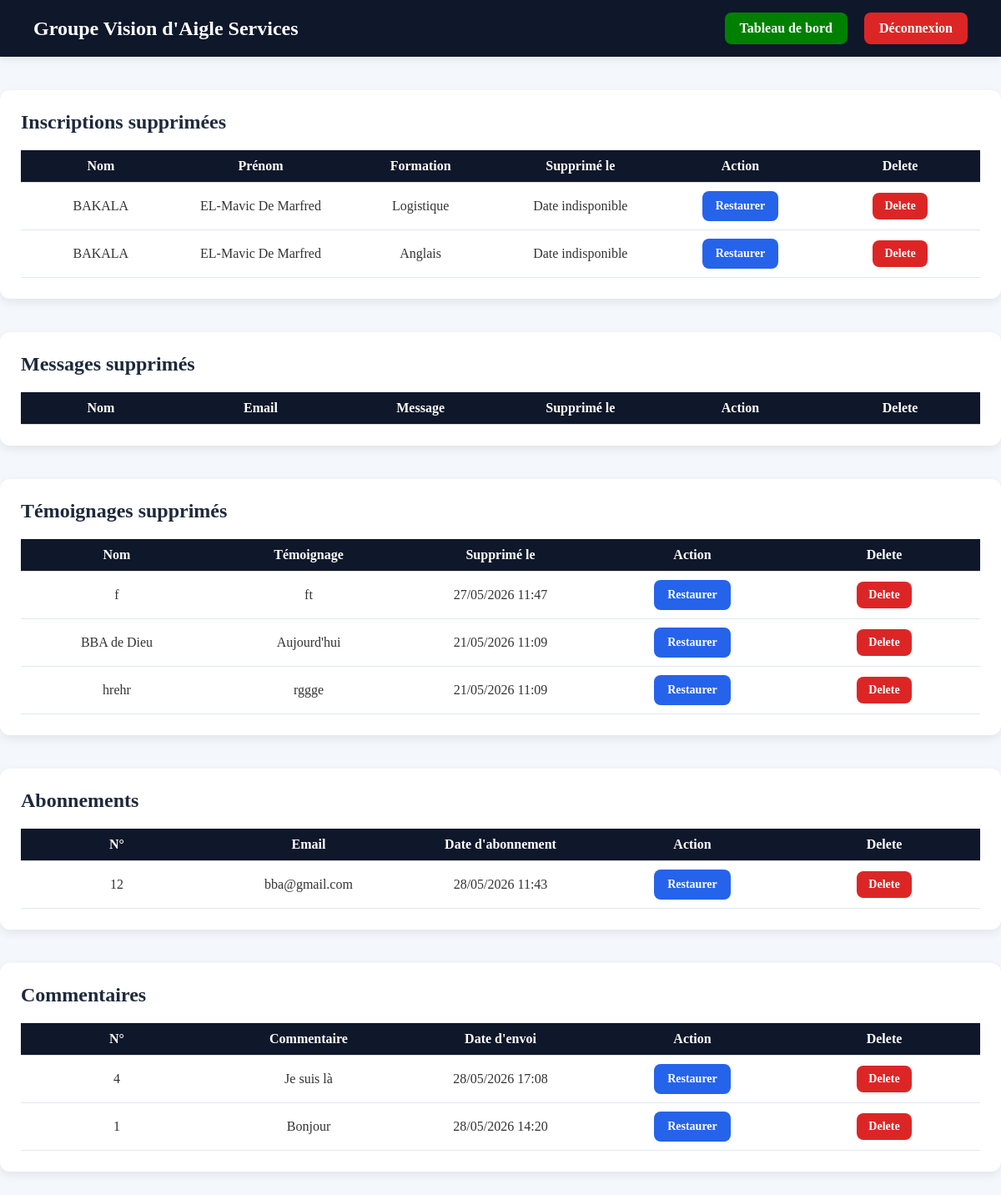
The app's page /corbeille.php (signed in) with its own data.
### tables this page shows
CREATE TABLE IF NOT EXISTS `inscriptions` (
  `id` int NOT NULL AUTO_INCREMENT,
  `nom` varchar(100) DEFAULT NULL,
  `prenom` varchar(100) DEFAULT NULL,
  `date` date DEFAULT NULL,
  `telephone` varchar(20) DEFAULT NULL,
  `quartier` varchar(100) DEFAULT NULL,
  `sexe` varchar(10) DEFAULT NULL,
  `formation` text,
  `date_creation` timestamp NULL DEFAULT CURRENT_TIMESTAMP,
  `deleted` tinyint(1) DEFAULT '0',
  `deleted_at` datetime DEFAULT NULL,
  PRIMARY KEY (`id`)
);

CREATE TABLE IF NOT EXISTS `temoignages` (
  `id` int NOT NULL AUTO_INCREMENT,
  `nom` varchar(100) NOT NULL,
  `message` text NOT NULL,
  `date_creation` timestamp NULL DEFAULT CURRENT_TIMESTAMP,
  `deleted` tinyint(1) DEFAULT '0',
  `deleted_at` datetime DEFAULT NULL,
  PRIMARY KEY (`id`)
);

CREATE TABLE IF NOT EXISTS `abonnements` (
  `id` int NOT NULL AUTO_INCREMENT,
  `email` varchar(255) NOT NULL,
  `date_abonnement` timestamp NULL DEFAULT CURRENT_TIMESTAMP,
  `deleted` tinyint(1) DEFAULT '0',
  PRIMARY KEY (`id`),
  UNIQUE KEY `email` (`email`)
);

CREATE TABLE IF NOT EXISTS `commentaires` (
  `id` int NOT NULL AUTO_INCREMENT,
  `message` text NOT NULL,
  `date_envoi` timestamp NULL DEFAULT CURRENT_TIMESTAMP,
  `deleted` tinyint(1) DEFAULT '0',
  PRIMARY KEY (`id`)
);

### corbeille.php (the view, shortened to what this page needs)
<?php
require 'traitement.php';
$inscriptions = $pdo->query(
    "SELECT * FROM inscriptions
     WHERE deleted = 1
     ORDER BY id DESC"
)->fetchAll(PDO::FETCH_ASSOC);
$temoignages = $pdo->query(
    "SELECT * FROM temoignages
     WHERE deleted = 1
     ORDER BY id DESC"
)->fetchAll(PDO::FETCH_ASSOC);
$abonnements = $pdo->query(
    "SELECT * FROM abonnements
     WHERE deleted = 1
     ORDER BY id DESC"
)->fetchAll(PDO::FETCH_ASSOC);
$commentaires = $pdo->query(
    "SELECT * FROM commentaires
     WHERE deleted = 1
     ORDER BY id DESC"
)->fetchAll(PDO::FETCH_ASSOC);
?>
<!DOCTYPE html>
<html lang="fr">
<head>
    <link rel="stylesheet" href="dashboard.css">
</head>
<body>
    <header class="topbar">
        <div class="logo">
            <h2>Groupe Vision d'Aigle Services</h2>
        </div>
        <nav class="navbar">
            <a href="Admin.php" class="logou">Tableau de bord</a>
            <a href="logout.php" class="logout">Déconnexion</a>
        </nav>
    </header>
    <section class="table-section">
        <h2>Inscriptions supprimées</h2>
        <table>
            <thead>
                <tr>
                    <th>Nom</th>
                    <th>Prénom</th>
                    <th>Formation</th>
                    <th>Supprimé le</th>
                    <th>Action</th>
                    <th>Delete</th>
                </tr>
            </thead>
            <tbody>
                <?php foreach ($inscriptions as $item): ?>
                    <tr>
                        <td><?= htmlspecialchars($item['nom']) ?></td>
                        <td><?= htmlspecialchars($item['prenom']) ?></td>
                        <td><?= htmlspecialchars($item['formation']) ?></td>
                        <td>
                            <?= !empty($item['deleted_at'])
                                ? date('d/m/Y H:i', strtotime($item['deleted_at']))
                                : 'Date indisponible' ?>
                        </td>
                        <td>
                            <a href="restore.php?id=<?= $item['id'] ?>&type=inscription">
                                Restaurer
                            </a>
                        </td>
                        <td>
                            <a href="delete.php?id=<?= $item['id'] ?>&type=inscription"
                                class="delete-btn"
                                onclick="return confirm('Supprimer cette inscription définitivement ?')">
                                Delete
                            </a>
                        </td>
                    </tr>
                <?php endforeach; ?>
            </tbody>
        </table>
    </section>
    <section class="table-section">
        <h2>Messages supprimés</h2>
        <table>
            <thead>
                <tr>
                    <th>Nom</th>
                    <th>Email</th>
                    <th>Message</th>
                    <th>Supprimé le</th>
                    <th>Action</th>
                    <th>Delete</th>
                </tr>
            </thead>
        </table>
    </section>
    <section class="table-section">
        <h2>Témoignages supprimés</h2>
        <table>
            <thead>
                <tr>
                    <th>Nom</th>
                    <th>Témoignage</th>
                    <th>Supprimé le</th>
                    <th>Action</th>
                    <th>Delete</th>
                </tr>
            </thead>
            <tbody>
                <?php foreach ($temoignages as $tem): ?>
                    <tr>
                        <td><?= htmlspecialchars($tem['nom']) ?></td>
                        <td><?= htmlspecialchars($tem['message']) ?></td>
                        <td>
                            <?= !empty($tem['deleted_at'])
                                ? date('d/m/Y H:i', strtotime($tem['deleted_at']))
                                : 'Date indisponible' ?>
                        </td>
                        <td>
                            <a href="restore.php?id=<?= $tem['id'] ?>&type=temoignage">
                                Restaurer
                            </a>
                        </td>
                        <td>
                            <a href="delete.php?id=<?= $tem['id'] ?>&type=temoignage"
                                class="delete-btn"
                                onclick="return confirm('Supprimer ce témoignage définitivement ?')">
                                Delete
                            </a>
                        </td>
                    </tr>
                <?php endforeach; ?>
            </tbody>
        </table>
    </section>
    <section class="table-section">
        <h2>Abonnements</h2>
        <table>
            <thead>
                <tr>
                    <th>N°</th>
                    <th>Email</th>
                    <th>Date d'abonnement</th>
                    <th>Action</th>
                    <th>Delete</th>
                </tr>
            </thead>
            <tbody>
                <?php foreach ($abonnements as $abo): ?>
                    <tr>
                        <td><?= htmlspecialchars($abo['id']) ?></td>
                        <td><?= htmlspecialchars($abo['email']) ?></td>
                        <td><?= date('d/m/Y H:i', strtotime($abo['date_abonnement'])) ?></td>
                        <td>
                            <a href="restore.php?id=<?= $abo['id'] ?>&type=abonnement">
                                Restaurer
                            </a>
                        </td>
                        <td>
                            <a href="delete.php?id=<?= $abo['id'] ?>&type=abonnement"
                                class="delete-btn"
                                onclick="return confirm('Supprimer cet abonnement ?')">
                                Delete
                            </a>
                        </td>
                    </tr>
                <?php endforeach; ?>
            </tbody>
        </table>
    </section>
    <section class="table-section">
        <h2>Commentaires</h2>
        <table>
            <thead>
                <tr>
                    <th>N°</th>
                    <th>Commentaire</th>
                    <th>Date d'envoi</th>
                    <th>Action</th>
                    <th>Delete</th>
                </tr>
            </thead>
            <tbody>
                <?php foreach ($commentaires as $commentaire): ?>
                    <tr>
                        <td><?= htmlspecialchars($commentaire['id']) ?></td>
                        <td><?= htmlspecialchars($commentaire['message']) ?></td>
                        <td><?= date('d/m/Y H:i', strtotime($commentaire['date_envoi'])) ?></td>
                        <td>
                            <a href="restore.php?id=<?= $commentaire['id'] ?>&type=commentaire">
                                Restaurer
                            </a>
                        </td>
                        <td>
                            <a href="delete.php?id=<?= $commentaire['id'] ?>&type=commentaire"
                                class="delete-btn"
                                onclick="return confirm('Supprimer ce commentaire ?')">
                                Delete
                            </a>
                        </td>
                    </tr>
                <?php endforeach; ?>
            </tbody>
        </table>
    </section>
</body>
</html>

### dashboard.css (style rules this page uses)
* { margin: 0; padding: 0; box-sizing: border-box; font-family: cambria, cochin, georgia, times, 'times new roman', serif; }
.table-section { background: white; padding: 25px; border-radius: 18px; margin-bottom: 30px; box-shadow: 0 8px 25px rgba(0, 0, 0, 0.08); overflow-x: auto; }
.table-section h2 { margin-bottom: 20px; color: black; font-family: Cambria, Cochin, Georgia, Times, 'Times New Roman', serif; }
table { width: 100%; max-width: 100%; border-collapse: collapse; table-layout: fixed; font-family: Cambria, Cochin, Georgia, Times, 'Times New Roman', serif; }
table th { background: #0f172a; color: white; padding: 14px; text-align: left; font-family: Cambria, Cochin, Georgia, Times, 'Times New Roman', serif; }
table td { padding: 14px; border-bottom: 1px solid #e2e8f0; }
.table-section table { width: 100%; table-layout: fixed; }
.table-section th, .table-section td { word-wrap: break-word; overflow-wrap: break-word; white-space: normal; text-align: center; padding: 10px; }
:root { --header: #0f172a; --bg: #f1f5f9; --text: black; --card: white; --table-header: #0f172a; --shadow: 0 8px 25px rgba(0, 0, 0, 0.08); }
body { background: var(--bg); color: var(--text); transition: 0.3s; }
.card, .chart-container, .table-section { background: var(--card); box-shadow: var(--shadow); }
table th { background: var(--table-header); color: white; }
.delete-btn { background: #dc2626; color: white; padding: 8px 14px; border-radius: 8px; text-decoration: none; font-size: 14px; font-weight: 600; transition: 0.3s ease; }

### corbeille.php (style rules this page uses)
* { margin: 0; padding: 0; box-sizing: border-box; font-family: Cambria, Cochin, Georgia, Times, 'Times New Roman', serif; }
body { background: #f4f7fb; color: #333; }
.topbar { width: 100%; background: #0f172a; color: white; padding: 15px 40px; display: flex; justify-content: space-between; align-items: center; position: sticky; top: 0; z-index: 1000; box-shadow: 0 2px 10px rgba(0, 0, 0, 0.1); }
.logo h2 { font-size: 24px; }
.navbar { display: flex; gap: 20px; }
.navbar a { text-decoration: none; color: white; padding: 10px 18px; border-radius: 8px; transition: 0.3s; font-weight: bold; }
.logou { background: green; }
.logout { background: #dc2626; }
.table-section { margin-top: 40px; background: white; padding: 25px; border-radius: 12px; box-shadow: 0 4px 12px rgba(0, 0, 0, 0.08); }
.table-section h2 { margin-bottom: 20px; color: #1e293b; font-family: Cambria, Cochin, Georgia, Times, 'Times New Roman', serif; }
table { width: 100%; border-collapse: collapse; overflow: hidden; }
thead { background: #0f172a; color: white; }
th, td { padding: 15px; text-align: left; border-bottom: 1px solid #ddd; }
tbody tr { transition: 0.3s; }
td a { display: inline-block; text-decoration: none; background: #2563eb; color: white; padding: 10px 16px; border-radius: 8px; transition: 0.3s; font-size: 14px; font-weight: bold; }

### records on screen
inscriptions: nom "BAKALA", prenom "EL-Mavic De Marfred", formation "Logistique", shows "Date indisponible"
inscriptions: nom "BAKALA", prenom "EL-Mavic De Marfred", formation "Anglais", shows "Date indisponible"
temoignages: nom "f", message "ft", deleted_at "27/05/2026 11:47"
temoignages: nom "BBA de Dieu", message "Aujourd'hui", deleted_at "21/05/2026 11:09"
temoignages: nom "hrehr", message "rggge", deleted_at "21/05/2026 11:09"
abonnements: id "12", email "bba@gmail.com", date_abonnement "28/05/2026 11:43"
commentaires: id "4", message "Je suis là", date_envoi "28/05/2026 17:08"
commentaires: id "1", message "Bonjour", date_envoi "28/05/2026 14:20"
